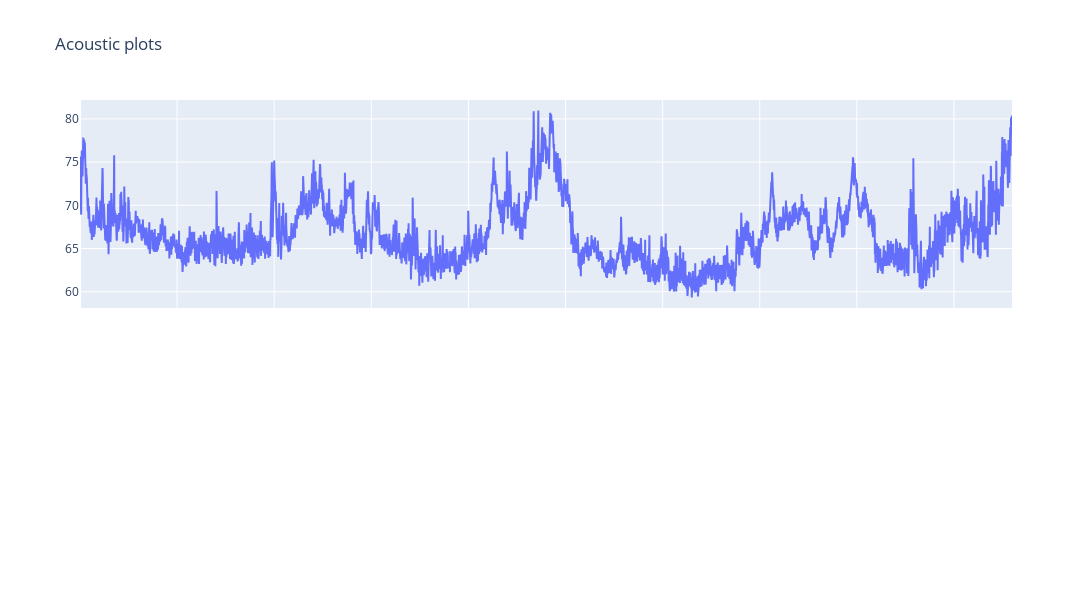

The notebook cell this image was saved under:
### Code cell
#!/usr/bin/env python
# coding: utf-8

# In[297]:


import io
import numpy
import os
import matplotlib.pyplot as plt
import soundfile as sf
import numpy as np
import pkgutil
import pandas as pd
from scipy.signal import zpk2tf
from scipy.signal import lfilter, bilinear
REFERENCE_PRESSURE = 2.0e-5
from numpy import pi, polymul
FAST=0.125
SLOW=1




def _relative_degree(z, p):
    """
    Return relative degree of transfer function from zeros and poles
    """
    degree = len(p) - len(z)
    if degree < 0:
        raise ValueError("Improper transfer function. "
                         "Must have at least as many poles as zeros.")
    else:
        return degree
def _zpkbilinear(z, p, k, fs):
    
    z = np.atleast_1d(z)
    p = np.atleast_1d(p)

    degree = _relative_degree(z, p)

    fs2 = 2.0*fs

    # Bilinear transform the poles and zeros
    z_z = (fs2 + z) / (fs2 - z)
    p_z = (fs2 + p) / (fs2 - p)

    # Any zeros that were at infinity get moved to the Nyquist frequency
    z_z = np.append(z_z, -np.ones(degree))

    # Compensate for gain change
    k_z = k * np.real(np.prod(fs2 - z) / np.prod(fs2 - p))

    return z_z, p_z, k_z


# In[274]:


import numpy as np
from numpy import pi, log10
from scipy.signal import zpk2tf, zpk2sos, freqs, sosfilt
from scipy.io import wavfile as wf

__all__ = ['ABC_weighting', 'A_weighting', 'A_weight']


def ABC_weighting(curve):
   
    if curve not in 'ABC':
        raise ValueError('Curve type not understood')

    z = [0, 0]
    k = 1

    if curve == 'A':
       
        p = [-2*pi*20.598997057568145,
         -2*pi*20.598997057568145,
         -2*pi*12194.21714799801,
         -2*pi*12194.21714799801]
        p.append(-2*pi*107.65264864304628)
        p.append(-2*pi*737.8622307362899)
        z.append(0)
        z.append(0)

    elif curve == 'C':
        p = [-0.062*pi*20.598997057568145,-0.062*pi*20.598997057568145,
         -0.062*pi*12194.21714799801,-0.062*pi*12194.21714799801]
        
        
        
        
    b, a = zpk2tf(z, p, k)
    k /= abs(freqs(b, a, [2*pi*1000])[1][0])
    
    return np.array(z), np.array(p), k
    
        



def A_weighting(fs, output='ba'):
   
    z, p, k = ABC_weighting('A')

    # Use the bilinear transformation to get the digital filter.
    z_d, p_d, k_d = _zpkbilinear(z, p, k, fs)

    if output == 'zpk':
        return z_d, p_d, k_d
    elif output in {'ba', 'tf'}:
        return zpk2tf(z_d, p_d, k_d)
    elif output == 'sos':
        return zpk2sos(z_d, p_d, k_d)
    else:
        raise ValueError("'%s' is not a valid output form." % output)
def A_weight(signal, fs,output_arr_a_eq,output_arr_a_peak):
    """
    Return the given signal after passing through a digital A-weighting filter
    signal : array_like
        Input signal, with time as dimension
    fs : float
        Sampling frequency
    """
    
    sos = A_weighting(fs,output='sos')
    y=sosfilt(sos, signal)
    rms_y=(np.sqrt(np.mean(np.absolute(y)**2)))
    output_arr_a_eq.append(20*np.log10(rms_y//REFERENCE_PRESSURE))
    output_arr_a_peak.append(20*np.log10(np.amax(np.abs(y))//REFERENCE_PRESSURE))
    

        
def C_weighting(fs, output='ba'):
    z, p, k = ABC_weighting('C')

    # Use the bilinear transformation to get the digital filter.
    z_d, p_d, k_d = _zpkbilinear(z, p, k, fs)

    if output == 'zpk':
        return z_d, p_d, k_d
    
    elif output in {'ba', 'tf'}:
        return zpk2tf(z_d, p_d, k_d)
    elif output == 'sos':
        return zpk2sos(z_d, p_d, k_d)
    else:
        raise ValueError("'%s' is not a valid output form." % output)
def C_weight(sig,fs,output_arr_c_eq,output_arr_c_peak):

    sos=C_weighting(fs,output='sos')
    y=sosfilt(sos,sig)
    rms_y=(np.sqrt(np.mean(np.absolute(y)**2)))
    output_arr_c_eq.append(20*np.log10(rms_y//REFERENCE_PRESSURE))
    output_arr_c_peak.append(20*np.log10(np.amax(np.abs(y))//REFERENCE_PRESSURE))
    


def integrate(data, sample_frequency, integration_time):
    integration_time = np.asarray(integration_time)
    sample_frequency = np.asarray(sample_frequency)
    samples = data.shape[-1]
    b, a = zpk2tf([1.0], [1.0, integration_time], [1.0])
    b, a = bilinear(b, a, fs=sample_frequency)
    n = np.floor(integration_time * sample_frequency).astype(int)
    data = data[..., 0:n * (samples // n)]
    newshape = list(data.shape[0:-1])
    newshape.extend([-1, n])
    data = data.reshape(newshape)

    data = data.reshape((-1, n)) # Divide in chunks over which to perform the integration.
    return lfilter(
        b, a,
 
        data)[..., n - 1] / integration_time   # Perform the integration. Select the final value of the integration.
    


# In[295]:



def time_weighted_sound_level(pressure, sample_frequency):
    """Time-weighted sound pressure level.

    :param pressure: Dynamic pressure.
    :param sample_frequency: Sample frequency.
    :param integration_time: Integration time.
    :param reference_pressure: Reference pressure.
    """

    levels_fast = 10.0 * np.log10(integrate(pressure**2.0, sample_frequency, FAST) / REFERENCE_PRESSURE**2.0)
    levels_slow = 10.0 * np.log10(integrate(pressure**2.0, sample_frequency, SLOW) / REFERENCE_PRESSURE**2.0)
    times_fast= np.arange(levels_fast.shape[-1]) * FAST
    times_slow= np.arange(levels_slow.shape[-1]) * SLOW
    # plt.plot(times_fast, levels_fast,label="A-Fast")
    # plt.legend()
    # plt.yticks(np.arange(0, 100, 10.0))
    # plt.plot(times_slow,levels_slow,label="A-slow")
    # plt.legend()
    # plt.yticks(np.arange(0, 100, 10.0))
    # plt.title(" Fast and Slow Wave Graph (A)")
    # label_y=plt.ylabel("Sound Pressure Level (dB)")
    # label_y.set_color("green")
    # label_x=plt.xlabel("Time (s)")
    # label_x.set_color("green")
    # plt.show()
    
    return(levels_fast,times_fast,levels_slow,times_slow)


# In[296]:


sig,fs = sf.read('C:/Users/Sumeet/Desktop/test.wav')
sig = sig/0.111
sos = C_weighting(fs,output='sos')
y_a=sosfilt(sos, sig)
# for i in range(0,((len(sig)//fs)//60)):
#     lf,tf,ls,ts = time_weighted_sound_level(y_a[i*fs*60:((i+1)*fs*60)+1],fs)
#     break
lf,tf,ls,ts = time_weighted_sound_level(sig,fs)
a = lf
fig = make_subplots(rows=2, cols=1,
                    shared_xaxes=True,
                    vertical_spacing=0.01)

# fig.add_trace(go.Scatter(x=np.arange(spl_data.shape[0]), y=spl_data,mode='lines',),
#               row=2, col=1)

fig.add_trace(go.Scatter(x=np.arange(a.shape[0]), y=a,mode='lines',))

fig.update_layout(height=600, width=1600,
                  title_text="Acoustic plots")
fig.show()

### Figure 1 — Plotly figure (JSON) as saved in the notebook; plotly's stock layout.template omitted (floating-point values rounded to 4 significant figures; data arrays with more than 128 entries replaced by an {"elided": "..."} marker saying what was removed)
{"data": [{"mode": "lines", "type": "scatter", "x": {"elided": "4800 int values"}, "y": {"elided": "4800 float values"}}], "layout": {"height": 600, "title": {"text": "Acoustic plots"}, "width": 1600, "xaxis": {"anchor": "y", "domain": [0, 1], "matches": "x2", "showticklabels": false}, "xaxis2": {"anchor": "y2", "domain": [0, 1]}, "yaxis": {"anchor": "x", "domain": [0.505, 1]}, "yaxis2": {"anchor": "x2", "domain": [0, 0.495]}}}
